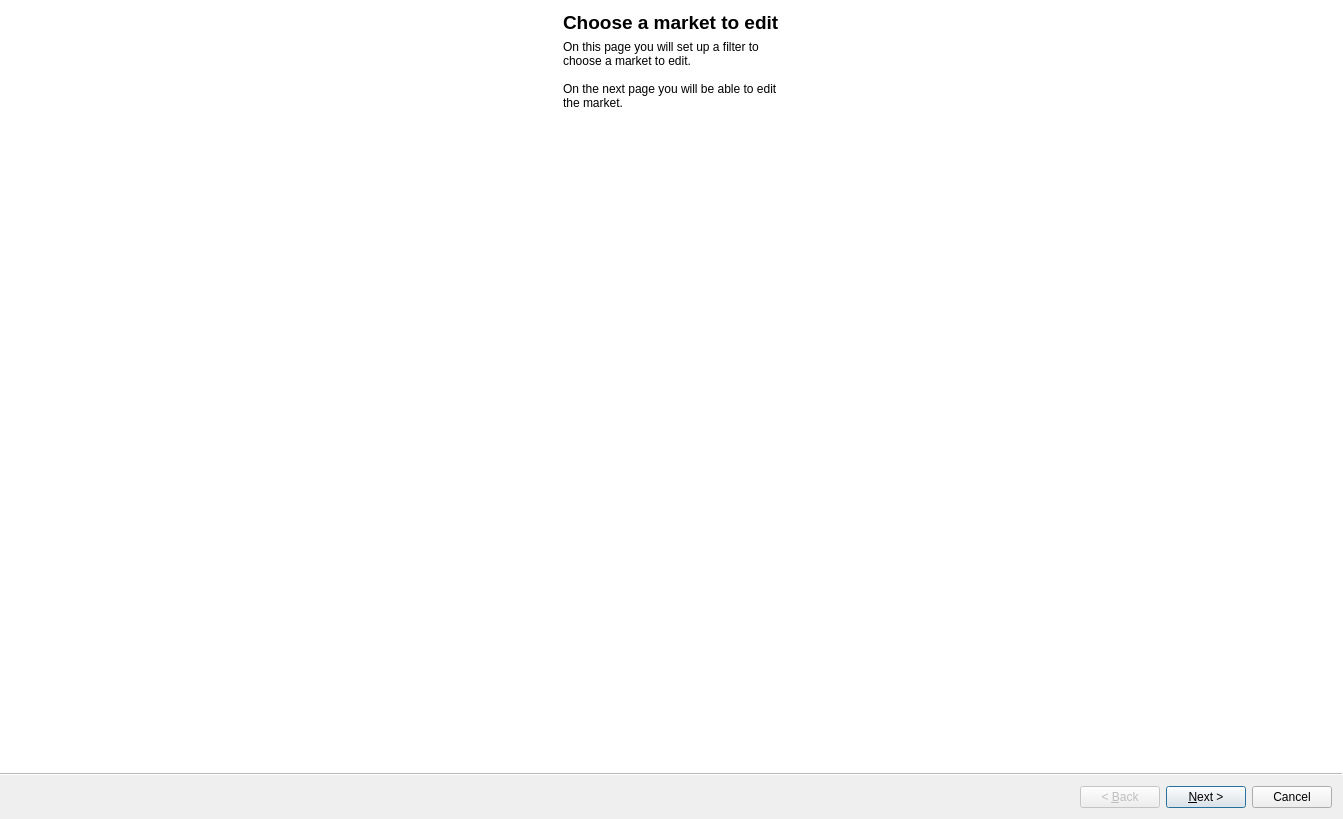
<?xml version="1.0" encoding="UTF-8"?>
<ui version="4.0">
 <class>MarketsWizard</class>
 <widget class="QWizard" name="MarketsWizard">
  <property name="geometry">
   <rect>
    <x>0</x>
    <y>0</y>
    <width>1343</width>
    <height>819</height>
   </rect>
  </property>
  <property name="windowTitle">
   <string>Market Wizard</string>
  </property>
  <property name="wizardStyle">
   <enum>QWizard::ModernStyle</enum>
  </property>
  <widget class="QWizardPage" name="wizardPage1">
   <layout class="QGridLayout" name="gridLayout">
    <item row="0" column="0">
     <layout class="QVBoxLayout" name="verticalLayout_2">
      <item>
       <widget class="QLabel" name="label_2">
        <property name="maximumSize">
         <size>
          <width>16777215</width>
          <height>30</height>
         </size>
        </property>
        <property name="font">
         <font>
          <pointsize>14</pointsize>
          <weight>75</weight>
          <bold>true</bold>
         </font>
        </property>
        <property name="text">
         <string>Choose a market to edit</string>
        </property>
       </widget>
      </item>
      <item>
       <widget class="QLabel" name="label">
        <property name="maximumSize">
         <size>
          <width>16777215</width>
          <height>70</height>
         </size>
        </property>
        <property name="text">
         <string>On this page you will set up a filter to choose a market to edit.

On the next page you will be able to edit the market.</string>
        </property>
        <property name="alignment">
         <set>Qt::AlignLeading|Qt::AlignLeft|Qt::AlignVCenter</set>
        </property>
        <property name="wordWrap">
         <bool>true</bool>
        </property>
       </widget>
      </item>
      <item>
       <layout class="QGridLayout" name="filterLayout"/>
      </item>
     </layout>
    </item>
   </layout>
  </widget>
  <widget class="QWizardPage" name="wizardPage2">
   <layout class="QGridLayout" name="gridLayout_4">
    <item row="0" column="0">
     <layout class="QVBoxLayout" name="verticalLayout_3">
      <item>
       <widget class="QLabel" name="label_3">
        <property name="maximumSize">
         <size>
          <width>16777215</width>
          <height>30</height>
         </size>
        </property>
        <property name="font">
         <font>
          <pointsize>14</pointsize>
          <weight>75</weight>
          <bold>true</bold>
         </font>
        </property>
        <property name="text">
         <string>Edit Market</string>
        </property>
       </widget>
      </item>
      <item>
       <layout class="QVBoxLayout" name="verticalLayout">
        <item>
         <layout class="QHBoxLayout" name="horizontalLayout_4">
          <item>
           <widget class="QSplitter" name="splitter">
            <property name="orientation">
             <enum>Qt::Horizontal</enum>
            </property>
            <widget class="QTableView" name="tableView">
             <property name="minimumSize">
              <size>
               <width>500</width>
               <height>500</height>
              </size>
             </property>
             <property name="font">
              <font>
               <pointsize>7</pointsize>
              </font>
             </property>
             <property name="sizeAdjustPolicy">
              <enum>QAbstractScrollArea::AdjustToContents</enum>
             </property>
             <property name="alternatingRowColors">
              <bool>true</bool>
             </property>
             <property name="selectionMode">
              <enum>QAbstractItemView::SingleSelection</enum>
             </property>
             <property name="selectionBehavior">
              <enum>QAbstractItemView::SelectRows</enum>
             </property>
             <property name="verticalScrollMode">
              <enum>QAbstractItemView::ScrollPerItem</enum>
             </property>
             <property name="sortingEnabled">
              <bool>true</bool>
             </property>
            </widget>
            <widget class="QFrame" name="frame">
             <property name="frameShape">
              <enum>QFrame::StyledPanel</enum>
             </property>
             <property name="frameShadow">
              <enum>QFrame::Raised</enum>
             </property>
             <layout class="QGridLayout" name="gridLayout_3">
              <item row="0" column="0">
               <layout class="QGridLayout" name="graphLayout"/>
              </item>
             </layout>
            </widget>
           </widget>
          </item>
         </layout>
        </item>
        <item>
         <widget class="QFrame" name="frame_2">
          <property name="maximumSize">
           <size>
            <width>16777215</width>
            <height>50</height>
           </size>
          </property>
          <property name="frameShape">
           <enum>QFrame::StyledPanel</enum>
          </property>
          <property name="frameShadow">
           <enum>QFrame::Raised</enum>
          </property>
          <layout class="QHBoxLayout" name="horizontalLayout">
           <item>
            <widget class="QPushButton" name="addButton">
             <property name="text">
              <string>Add alternative providers</string>
             </property>
            </widget>
           </item>
           <item>
            <widget class="QPushButton" name="transferButton">
             <property name="enabled">
              <bool>false</bool>
             </property>
             <property name="text">
              <string>Transfer production</string>
             </property>
            </widget>
           </item>
           <item>
            <widget class="QPushButton" name="setButton">
             <property name="enabled">
              <bool>false</bool>
             </property>
             <property name="text">
              <string>Edit production</string>
             </property>
             <property name="checkable">
              <bool>false</bool>
             </property>
             <property name="checked">
              <bool>false</bool>
             </property>
            </widget>
           </item>
           <item>
            <spacer name="horizontalSpacer">
             <property name="orientation">
              <enum>Qt::Horizontal</enum>
             </property>
             <property name="sizeHint" stdset="0">
              <size>
               <width>40</width>
               <height>20</height>
              </size>
             </property>
            </spacer>
           </item>
          </layout>
         </widget>
        </item>
       </layout>
      </item>
     </layout>
    </item>
   </layout>
  </widget>
  <widget class="QWizardPage" name="wizardPage">
   <layout class="QGridLayout" name="gridLayout_2">
    <item row="0" column="0">
     <layout class="QVBoxLayout" name="verticalLayout_4">
      <item>
       <widget class="QLabel" name="label_5">
        <property name="maximumSize">
         <size>
          <width>16777215</width>
          <height>30</height>
         </size>
        </property>
        <property name="font">
         <font>
          <pointsize>14</pointsize>
          <weight>75</weight>
          <bold>true</bold>
         </font>
        </property>
        <property name="text">
         <string>Review your choices</string>
        </property>
       </widget>
      </item>
      <item>
       <widget class="QLabel" name="label_6">
        <property name="maximumSize">
         <size>
          <width>16777215</width>
          <height>70</height>
         </size>
        </property>
        <property name="text">
         <string>On this page you will check that you're happy with the updates to the market about to be carried out.</string>
        </property>
        <property name="alignment">
         <set>Qt::AlignLeading|Qt::AlignLeft|Qt::AlignVCenter</set>
        </property>
        <property name="wordWrap">
         <bool>true</bool>
        </property>
       </widget>
      </item>
      <item>
       <layout class="QFormLayout" name="formLayout">
        <item row="0" column="0">
         <widget class="QLabel" name="label_7">
          <property name="font">
           <font>
            <weight>75</weight>
            <bold>true</bold>
           </font>
          </property>
          <property name="text">
           <string>Market:</string>
          </property>
         </widget>
        </item>
        <item row="1" column="0">
         <widget class="QLabel" name="label_8">
          <property name="font">
           <font>
            <weight>75</weight>
            <bold>true</bold>
           </font>
          </property>
          <property name="text">
           <string>Actions to be taken:</string>
          </property>
         </widget>
        </item>
        <item row="0" column="1">
         <widget class="QLabel" name="marketLabel">
          <property name="text">
           <string>Not specified</string>
          </property>
         </widget>
        </item>
        <item row="1" column="1">
         <widget class="QLabel" name="actionLabel">
          <property name="text">
           <string>Not specified</string>
          </property>
         </widget>
        </item>
       </layout>
      </item>
     </layout>
    </item>
   </layout>
  </widget>
 </widget>
 <resources/>
 <connections/>
</ui>
